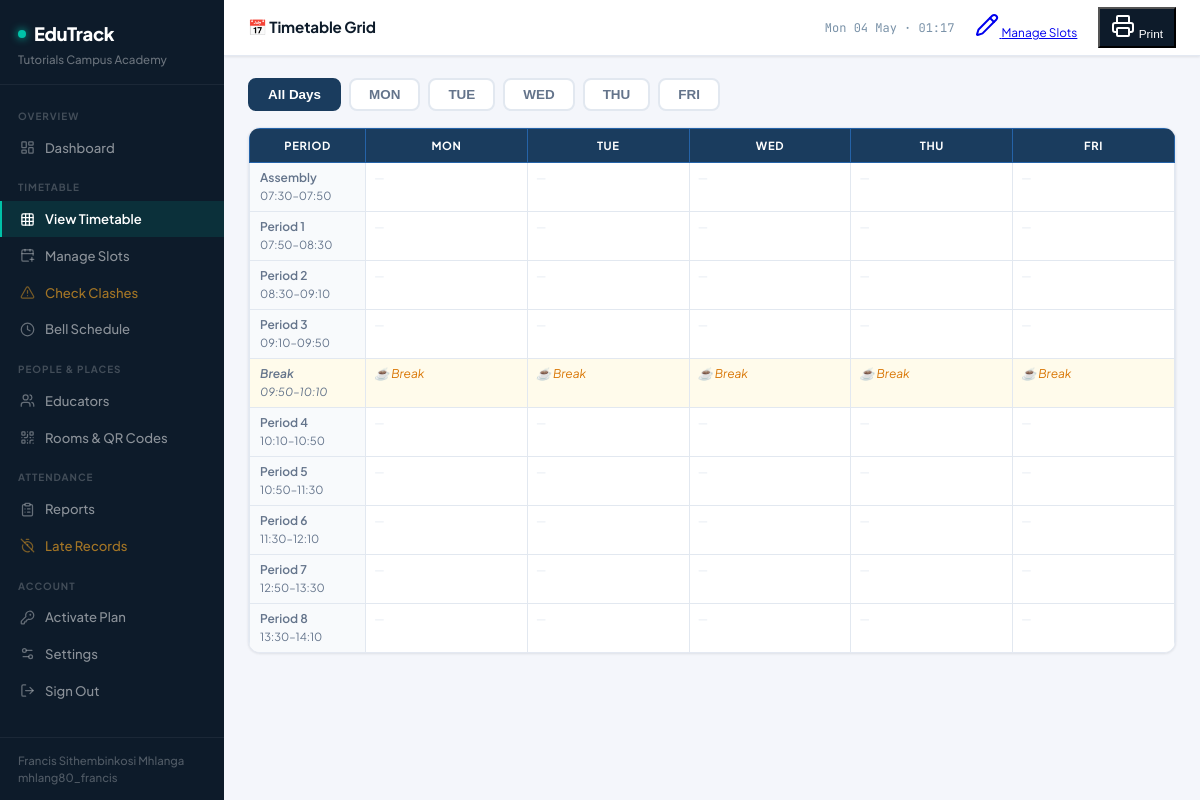
Page /timetable/view (signed in) on the committed database.
### tables this page shows
CREATE TABLE periods (
            id         INTEGER PRIMARY KEY AUTOINCREMENT,
            school_id  INTEGER NOT NULL REFERENCES schools(id),
            name       TEXT NOT NULL,
            start_time TEXT NOT NULL,
            end_time   TEXT NOT NULL,
            is_break   INTEGER DEFAULT 0
        );

### app.py (the view)
@app.route("/timetable/view")
@school_required
def timetable_view():
    sid = session["school_id"]
    with get_db() as db:
        rooms   = db.execute("SELECT * FROM rooms WHERE school_id=? ORDER BY code", (sid,)).fetchall()
        periods = db.execute("SELECT * FROM periods WHERE school_id=? ORDER BY start_time", (sid,)).fetchall()
        slots   = db.execute("""
            SELECT tt.*, t.name||' '||t.surname AS teacher_name, t.initials,
                   r.code AS room_code, p.name AS period_name, p.start_time, p.end_time
            FROM timetable tt
            JOIN teachers t ON tt.teacher_id=t.id
            JOIN rooms r    ON tt.room_id=r.id
            JOIN periods p  ON tt.period_id=p.id
            WHERE tt.school_id=?
        """, (sid,)).fetchall()
    days = ["MON","TUE","WED","THU","FRI"]
    grid = {d: {p["id"]: {} for p in periods} for d in days}
    for s in slots:
        d, pid, rc = s["day_of_week"], s["period_id"], s["room_code"]
        if d in grid and pid in grid[d]:
            grid[d][pid][rc] = dict(s)
    return render_template("timetable_view.html",
                           grid=grid, days=days, rooms=rooms, periods=periods)

### app.py (called while the page is built)
@app.context_processor
def inject_globals():
    return {"now": datetime.now, "platform": PLATFORM_NAME}

def get_db():
    conn = sqlite3.connect(str(DB_PATH))
    conn.row_factory = sqlite3.Row
    conn.execute("PRAGMA journal_mode=WAL")
    conn.execute("PRAGMA foreign_keys=ON")
    return conn

def school_required(f):
    @wraps(f)
    def decorated(*args, **kwargs):
        if not session.get("school_logged_in"):
            return redirect(url_for("school_login"))
        return f(*args, **kwargs)
    return decorated

### templates/timetable_view.html (shortened to what this page needs)
{% extends "base.html" %}
{% block page_title %}📅 Timetable Grid{% endblock %}
{% block topbar_actions %}
  <a href="{{ url_for('timetable') }}" class="btn-sm btn-outline">
    <i data-lucide="pencil"></i> Manage Slots
  </a>
  <button onclick="window.print()" class="btn-sm btn-primary">
    <i data-lucide="printer"></i> Print
  </button>
{% endblock %}
{% block content %}
<div class="day-tabs">
  <button class="day-tab active" onclick="showDay('all',this)">All Days</button>
  {% for day in days %}
  <button class="day-tab" onclick="showDay('{{ day }}',this)">{{ day }}</button>
  {% endfor %}
</div>
<div class="card">
  <div class="tt-wrap">
    <table class="tt-table">
      <thead>
        <tr>
          <th>Period</th>
          {% for day in days %}<th class="day-col" data-day="{{ day }}">{{ day }}</th>{% endfor %}
        </tr>
      </thead>
      <tbody>
      {% for period in periods %}
      <tr class="{% if period.is_break %}break-row{% endif %}" data-period="{{ period.id }}">
        <td class="period-label {% if period.is_break %}break-label{% endif %}">
          {{ period.name }}<br>
          <span style="font-weight:400;font-size:.7rem">{{ period.start_time }}–{{ period.end_time }}</span>
        </td>
        {% for day in days %}
        <td class="day-col" data-day="{{ day }}">
          {% if period.is_break %}
          <div style="padding:6px 8px;color:#d97706;font-style:italic;font-size:.75rem">
            ☕ {{ period.name }}
          </div>
          {% else %}
            {% if grid[day][period.id] %}
              {% for room_code, slot in grid[day][period.id].items() %}
              <div class="slot" style="border-bottom:1px dashed #f1f5f9">
                <div class="slot-teacher">{{ slot.initials }} {{ slot.teacher_name.split(' ')[-1] }}</div>
                <div class="slot-subject">{{ slot.subject[:20] }}</div>
                <div class="slot-room"><i class="fas fa-door-open" style="font-size:.6rem"></i> {{ room_code }}</div>
              </div>
              {% endfor %}
            {% else %}
            <div style="padding:6px 8px;color:#e2e8f0;font-size:.72rem">—</div>
            {% endif %}
          {% endif %}
        </td>
        {% endfor %}
      </tr>
      {% endfor %}
      </tbody>
    </table>
  </div>
</div>
{% endblock %}

### templates/base.html (style rules this page uses)
* { box-sizing:border-box;margin:0;padding:0 }
:root { --ink: #0D1B2A; --ink-mid: #1B2D42; --teal: #00C2A8; --teal-dim: #00A891; --gold: #F5A623; --rose: #F43F5E; --bg: #F4F6FB; --surface: #FFFFFF; --surface-2: #F9FAFB; --border: #E4E9F2; --border-2: #D1D9E8; --text-1: #0D1B2A; --text-2: #3D5166; --text-3: #7A92A8; --success: #0EA06E; --success-bg: #ECFDF5; --danger: #E53E3E; --danger-bg: #FFF5F5; --warn: #D97706; --warn-bg: #FFFBEB; --info: #3B82F6; --info-bg: #EFF6FF; --shadow-sm: 0 1px 3px rgba(13,27,42,.06), 0 1px 2px rgba(13,27,42,.04); --shadow-md: 0 4px 12px rgba(13,27,42,.08), 0 2px 4px rgba(13,27,42,.04); --shadow-lg: 0 12px 32px rgba(13,27,42,.10), 0 4px 8px rgba(13,27,42,.04); }
body { font-family:'Plus Jakarta Sans',system-ui,sans-serif; background:var(--bg); color:var(--text-1); display:flex; min-height:100vh; font-size:14px; line-height:1.5; }
.btn-primary { background:var(--ink);color:#fff }
.btn-sm { padding:5px 11px;font-size:.74rem }
.card { background:var(--surface); border-radius:12px; border:1px solid var(--border); box-shadow:var(--shadow-sm); margin-bottom:16px; overflow:hidden; }
table { width:100%;border-collapse:collapse;font-size:.8rem }
thead tr { background:var(--surface-2);border-bottom:1px solid var(--border) }
th { text-align:left; padding:10px 14px; font-size:.7rem; font-weight:700; letter-spacing:.06em; text-transform:uppercase; color:var(--text-3); }
td { padding:10px 14px; border-bottom:1px solid var(--border); color:var(--text-2); vertical-align:middle; }
tr:last-child td { border-bottom:none }

### templates/timetable_view.html (style rules this page uses)
.tt-wrap { overflow-x:auto }
.tt-table { border-collapse:collapse;min-width:900px;width:100%;font-size:.78rem }
.tt-table th { background:#1a3c5e;color:#fff;padding:8px 10px;text-align:center; border:1px solid #2563a8;white-space:nowrap }
.tt-table td { border:1px solid #e2e8f0;padding:0;vertical-align:top; min-width:130px;background:#fff }
.tt-table td.period-label { background:#f8fafc;font-size:.75rem;font-weight:600; color:#64748b;padding:6px 10px;white-space:nowrap;min-width:90px }
.break-row td { background:#fffbeb!important }
.break-label { color:#d97706;font-style:italic }
.day-tabs { display:flex;gap:8px;margin-bottom:16px;flex-wrap:wrap }
.day-tab { padding:7px 18px;border-radius:8px;border:2px solid #e2e8f0;background:#fff; cursor:pointer;font-size:.84rem;font-weight:600;color:#64748b;transition:all .2s }
.day-tab.active,.day-tab:hover { background:#1a3c5e;color:#fff;border-color:#1a3c5e }

### rows in the picture
periods: name "Assembly", start_time "07:30", end_time "07:50"
periods: name "Period 1", start_time "07:50", end_time "08:30"
periods: name "Period 2", start_time "08:30", end_time "09:10"
periods: name "Period 3", start_time "09:10", end_time "09:50"
periods: name "Break", start_time "09:50", end_time "10:10", is_break 1 (drawn), name "Break" "Break" "Break" "Break" "Break"
periods: name "Period 4", start_time "10:10", end_time "10:50"
periods: name "Period 5", start_time "10:50", end_time "11:30"
periods: name "Period 6", start_time "11:30", end_time "12:10"
periods: name "Period 7", start_time "12:50", end_time "13:30"
periods: name "Period 8", start_time "13:30", end_time "14:10"

### other values in the picture
{{ session.school_name or 'Dashboard' }} "Tutorials Campus Academy"
{{ session.admin_name }} "Francis Sithembinkosi Mhlanga"
{{ session.admin_username }} "mhlang80_francis"
{{ day }} "MON" "TUE" "WED" "THU" "FRI"
